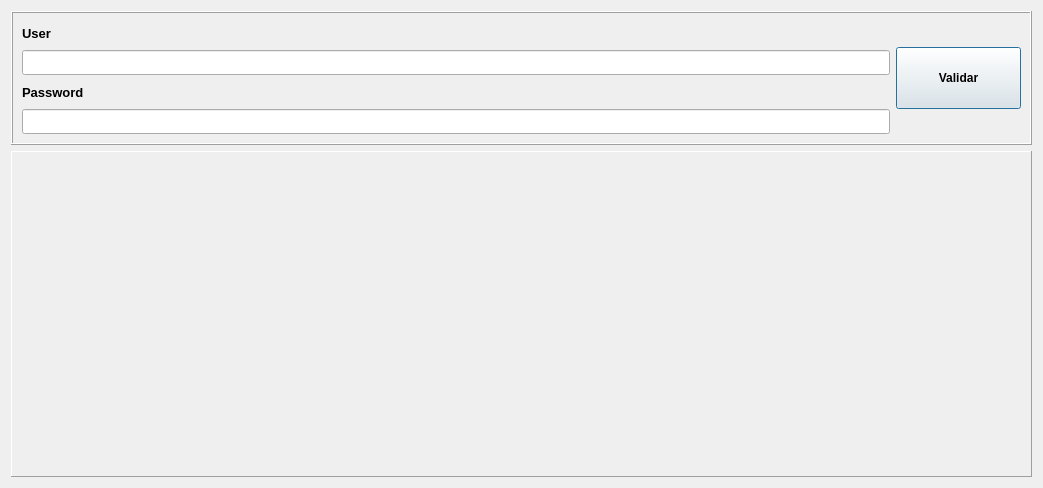
<?xml version="1.0" encoding="UTF-8"?>
<ui version="4.0">
 <class>Data</class>
 <widget class="QWidget" name="Data">
  <property name="windowModality">
   <enum>Qt::NonModal</enum>
  </property>
  <property name="geometry">
   <rect>
    <x>0</x>
    <y>0</y>
    <width>1039</width>
    <height>488</height>
   </rect>
  </property>
  <property name="windowTitle">
   <string>IN2PS Login</string>
  </property>
  <property name="windowOpacity">
   <double>0.800000000000000</double>
  </property>
  <layout class="QVBoxLayout" name="verticalLayout_5">
   <item>
    <widget class="QFrame" name="frame">
     <property name="frameShape">
      <enum>QFrame::Box</enum>
     </property>
     <property name="frameShadow">
      <enum>QFrame::Raised</enum>
     </property>
     <layout class="QGridLayout" name="gridLayout">
      <item row="0" column="0">
       <layout class="QHBoxLayout" name="horizontalLayout">
        <item>
         <layout class="QVBoxLayout" name="verticalLayout_3">
          <item>
           <layout class="QVBoxLayout" name="verticalLayout_2">
            <item>
             <widget class="QLabel" name="label">
              <property name="sizePolicy">
               <sizepolicy hsizetype="Preferred" vsizetype="Preferred">
                <horstretch>10</horstretch>
                <verstretch>0</verstretch>
               </sizepolicy>
              </property>
              <property name="font">
               <font>
                <pointsize>10</pointsize>
                <weight>75</weight>
                <bold>true</bold>
               </font>
              </property>
              <property name="text">
               <string>User</string>
              </property>
             </widget>
            </item>
            <item>
             <widget class="QLineEdit" name="m_User">
              <property name="minimumSize">
               <size>
                <width>0</width>
                <height>25</height>
               </size>
              </property>
              <property name="maximumSize">
               <size>
                <width>16777215</width>
                <height>25</height>
               </size>
              </property>
              <property name="font">
               <font>
                <pointsize>12</pointsize>
               </font>
              </property>
             </widget>
            </item>
           </layout>
          </item>
          <item>
           <layout class="QVBoxLayout" name="verticalLayout">
            <item>
             <widget class="QLabel" name="label_2">
              <property name="sizePolicy">
               <sizepolicy hsizetype="Preferred" vsizetype="Preferred">
                <horstretch>10</horstretch>
                <verstretch>0</verstretch>
               </sizepolicy>
              </property>
              <property name="font">
               <font>
                <pointsize>10</pointsize>
                <weight>75</weight>
                <bold>true</bold>
               </font>
              </property>
              <property name="text">
               <string>Password</string>
              </property>
              <property name="textFormat">
               <enum>Qt::AutoText</enum>
              </property>
             </widget>
            </item>
            <item>
             <widget class="QLineEdit" name="m_Password">
              <property name="sizePolicy">
               <sizepolicy hsizetype="Expanding" vsizetype="Preferred">
                <horstretch>0</horstretch>
                <verstretch>2</verstretch>
               </sizepolicy>
              </property>
              <property name="minimumSize">
               <size>
                <width>0</width>
                <height>25</height>
               </size>
              </property>
              <property name="maximumSize">
               <size>
                <width>16777215</width>
                <height>25</height>
               </size>
              </property>
              <property name="font">
               <font>
                <pointsize>12</pointsize>
               </font>
              </property>
              <property name="inputMethodHints">
               <set>Qt::ImhHiddenText|Qt::ImhNoAutoUppercase|Qt::ImhNoPredictiveText</set>
              </property>
              <property name="echoMode">
               <enum>QLineEdit::Password</enum>
              </property>
             </widget>
            </item>
           </layout>
          </item>
         </layout>
        </item>
        <item>
         <layout class="QVBoxLayout" name="verticalLayout_4">
          <item>
           <spacer name="verticalSpacer">
            <property name="orientation">
             <enum>Qt::Vertical</enum>
            </property>
            <property name="sizeHint" stdset="0">
             <size>
              <width>20</width>
              <height>25</height>
             </size>
            </property>
           </spacer>
          </item>
          <item>
           <widget class="QPushButton" name="m_Aceptar">
            <property name="sizePolicy">
             <sizepolicy hsizetype="Preferred" vsizetype="Preferred">
              <horstretch>0</horstretch>
              <verstretch>1</verstretch>
             </sizepolicy>
            </property>
            <property name="minimumSize">
             <size>
              <width>125</width>
              <height>0</height>
             </size>
            </property>
            <property name="maximumSize">
             <size>
              <width>125</width>
              <height>16777215</height>
             </size>
            </property>
            <property name="font">
             <font>
              <pointsize>9</pointsize>
              <weight>75</weight>
              <bold>true</bold>
             </font>
            </property>
            <property name="text">
             <string>Validar</string>
            </property>
            <property name="icon">
             <iconset resource="../../Xaar/SinglePass/shared.qrc">
              <normaloff>:/res/images/forward.png</normaloff>:/res/images/forward.png</iconset>
            </property>
            <property name="iconSize">
             <size>
              <width>32</width>
              <height>32</height>
             </size>
            </property>
            <property name="autoDefault">
             <bool>true</bool>
            </property>
            <property name="default">
             <bool>true</bool>
            </property>
           </widget>
          </item>
          <item>
           <spacer name="verticalSpacer_2">
            <property name="orientation">
             <enum>Qt::Vertical</enum>
            </property>
            <property name="sizeHint" stdset="0">
             <size>
              <width>20</width>
              <height>25</height>
             </size>
            </property>
           </spacer>
          </item>
         </layout>
        </item>
       </layout>
      </item>
     </layout>
    </widget>
   </item>
   <item>
    <widget class="QFrame" name="frame_2">
     <property name="frameShape">
      <enum>QFrame::Panel</enum>
     </property>
     <property name="frameShadow">
      <enum>QFrame::Raised</enum>
     </property>
     <layout class="QGridLayout" name="gridLayout_2">
      <item row="0" column="0">
       <widget class="TecladoUI" name="Teclado" native="true">
        <property name="sizePolicy">
         <sizepolicy hsizetype="Ignored" vsizetype="Ignored">
          <horstretch>0</horstretch>
          <verstretch>0</verstretch>
         </sizepolicy>
        </property>
        <property name="minimumSize">
         <size>
          <width>1001</width>
          <height>306</height>
         </size>
        </property>
       </widget>
      </item>
     </layout>
    </widget>
   </item>
  </layout>
 </widget>
 <customwidgets>
  <customwidget>
   <class>TecladoUI</class>
   <extends>QWidget</extends>
   <header location="global">tecladoui.h</header>
   <container>1</container>
  </customwidget>
 </customwidgets>
 <tabstops>
  <tabstop>m_Password</tabstop>
  <tabstop>m_Aceptar</tabstop>
 </tabstops>
 <resources>
  <include location="../../Xaar/SinglePass/shared.qrc"/>
 </resources>
 <connections/>
</ui>
